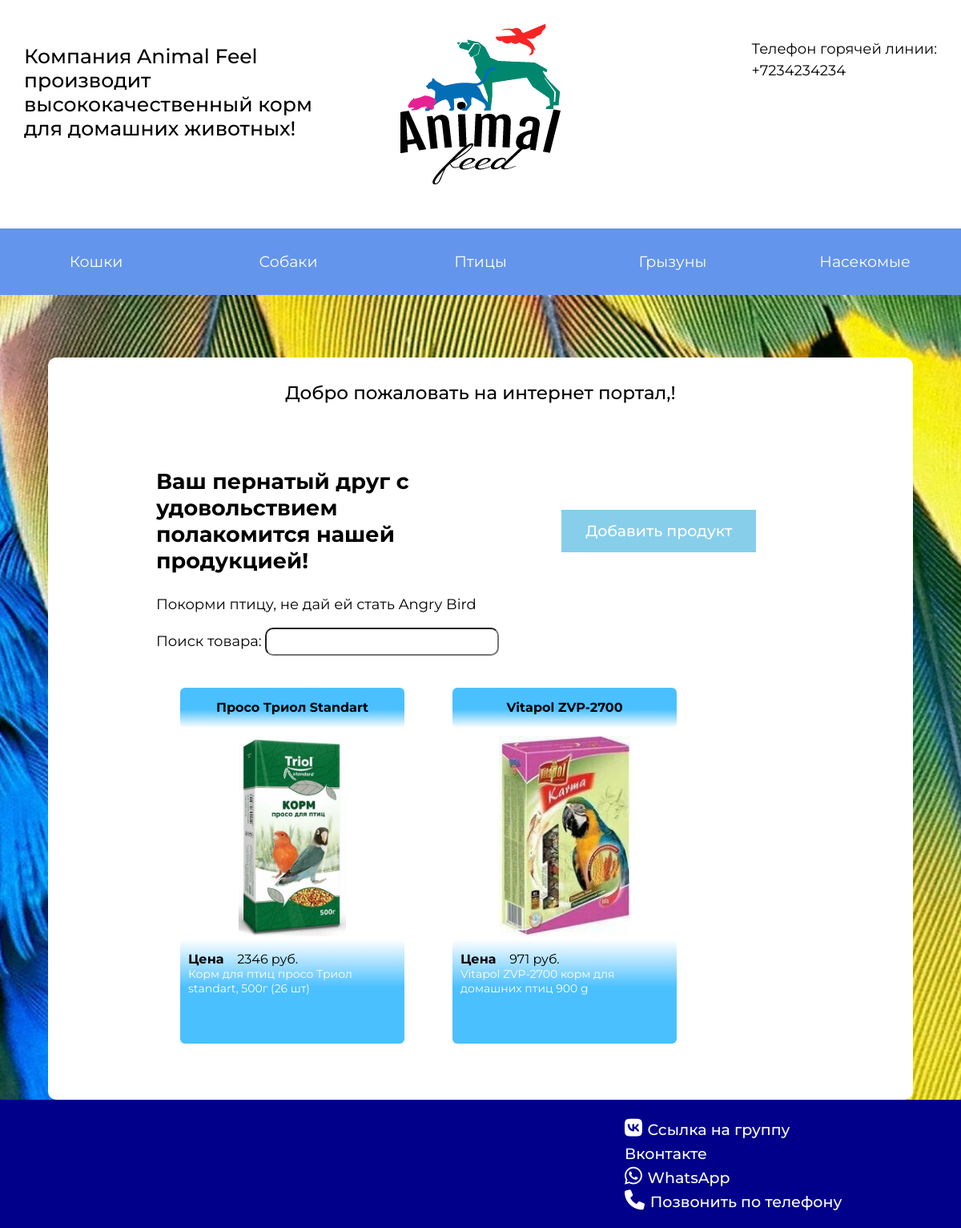
Page /birds.php on the committed database.
### tables this page shows
CREATE TABLE `feeds` (
  `id_product` int(11) NOT NULL,
  `name_product` varchar(100) DEFAULT NULL,
  `discription_product` varchar(1000) DEFAULT NULL,
  `photo_product` varchar(1000) DEFAULT NULL,
  `price_product` varchar(100) DEFAULT NULL,
  `category` varchar(100) DEFAULT NULL
);

### birds.php (the view, shortened to what this page needs)
<!DOCTYPE html>
<html >
<head>
    <link rel="stylesheet" href="css/main.css">
    <link rel="stylesheet" href="css/kek_modal.css">
    <link rel="stylesheet" href="fontawesome-free-6.1.1-web/css/font-awesome.min.css">
    <link rel="stylesheet" type="text/css" href="http://maxcdn.bootstrapcdn.com/font-awesome/4.2.0/css/font-awesome.min.css">
</head>
<body>
    <header>
        <div class="disp">
            <p>Компания Animal Feel производит высококачественный корм для домашних животных! </p>
        </div>
       <div class="logo">
            <img src="img/logo.png" class="logo_img">
       </div>
        <div class="info">
            <div class="info_text">
                <p>Телефон горячей линии: <br>+7234234234</p>
            </div>
        </div>
    </header>
    <section class="body">
        <div class="sitebar">
            <a href="index.php"> <div id="cat_btn" >Кошки</div></a>
            <a href="dogs.php"><div> Собаки</div></a>
            <a href="birds.php"><div>Птицы</div></a>
            <a href="hamsters.php"> <div>Грызуны</div></a>
            <a href="insects.php"><div>Насекомые</div></a>
        </div>
        <div class="produsction">
            <div class="main_box">
                <div class="container_cat" id="container_cat" >
                <center><p class="hello_admin">Добро пожаловать на интернет портал,<?= $_SESSION['admin']['full_name']?>!</p></center>
                    <div class="cat_title">
                        <div class="cat_title-text">
                            <h3>Ваш пернатый друг с удовольствием полакомится нашей продукцией!</h3>
                            <p class="cat_feed">Покорми птицу, не дай ей стать Angry Bird</p>
                        </div>
                        <div class="cat_title-button">
                            <div class="add_product js-open-modal" data-modal="1">
                                Добавить продукт
                            </div>
                        </div>
                    </div>
                    <div class="search">
                        <label for="">Поиск товара: </label><input type="text" class="search" id="search">
                    </div>
                    <div class="product_box">
                        <?php
                            $con=mysqli_connect('localhost', 'root', 'root', 'animalfeed');
                            $query1 = mysqli_query($con, "SELECT * FROM `feeds` WHERE `category` = 'Корм для птиц'");
                            while($row=mysqli_fetch_array($query1)){
                                echo('
                                <div class="product" onClick="OnOff('.$row['id_product'].')">
                                    <div class="title_product">'.$row['name_product'].'</div>
                                    <div class="image"><img src="/'.$row['photo_product'].'" class="image_feed"></div>
                                    <div class="desp_feed">
                                        <span class="price"><b>Цена</b> &nbsp;&nbsp;&nbsp;'.$row['price_product'].' руб.</span><br>'.$row['discription_product'].'
                                    </div>
                                    <form action="vendor/delete.php" method="post" >
                                    <input  class = "name_product input_type" type="text" name="state_category" id="#" value="birds.php" style="display:none;">
                                        <input   type="text"  value = "'.$row['id_product'].'" name="id_delete" style="display:none;">
                                        <button class="delete" id="'.$row['id_product'].'"  type="submit" style="display:none;">Удалить</button>
                                    </form>
                                </div>
                                ');
                            };
                        ?>
                    </div>
                </div>
            </div>
        </div>
    </section>
    <footer>
        <div class="container_footer">
            <div class="contact_info">
            </div>
            <div class="main_footer">
            </div>
            <div class="icons">
                <a href="#"><i class="fa fa-brands fa-vk"></i> <span>Ссылка на группу Вконтакте</span></a><br>
                <a href="https://wa.me/p/2866336350154515/79393066690" target="_blank"><i class="fa fa-brands fa-whatsapp"></i> <span>WhatsApp</span></a><br>
                <a href="tel:+79393066690"><i class="fa fa-solid fa-phone"></i> <span>Позвонить по телефону</span></a><br>
            </div>
        </div>
    </footer>
</body>
</html>

### css/main.css (style rules this page uses)
* { box-sizing: border-box; }
body { margin: 0; padding: 0; font-family: Montserrat; }
header { width: 100%; padding: 30px; display: flex; }
.disp, .logo, .info { flex:1; }
.disp { font-size: 25px; font-weight: 500; }
.logo_img { display: block; margin: 0 auto; }
.info_text { float: right; line-height :1.5; font-size: 18px; }
.sitebar { display: flex; align-items: center; justify-content: center; position: relative; z-index: 1; top: 25px; }
.sitebar > a { flex:1; background-color: cornflowerblue; text-align: center; font-size: 19px; padding: 30px; color: #fff; transition: all 0.3s ease; cursor: pointer; text-decoration: none; }
.body { width: 100%; }
.main_box { width: 90%; margin: 0 auto; background-color: #fff; min-height: 80vh; border-radius: 10px; padding-bottom: 50px; }
.cat_title { padding-top: 30px; display: flex; }
.cat_title-text, .cat_title-button { flex:1; }
.cat_title-button { position: relative; text-align: center; }
.add_product { position: absolute; padding: 15px; width: 60%; top: 35%; left: 25%; background-color: skyblue; color: #fff; font-weight: 500; font-size: 19px; transition: all 0.3s ease; cursor: pointer; }
.cat_title > .cat_title-text>h3 { font-size: 27px; }
.container_cat, .container_main { width: 75%; margin: 0 auto; }
.cat_feed { font-size: 18px; }
.product_box { display: flex; flex-wrap: wrap; }
.title_product { text-align: center; font-size: 16px; font-weight: bold; background: linear-gradient(0deg, rgba(255,255,255,1) 0%, rgba(75,192,255,1) 46%); width: 35vh; height: 50px; padding: 15px 10px 0 10px; border-radius: 6px; }
.image { margin: 0 auto; display: block; text-align: center; padding-top: 10px; }
.image_feed { height: 250px; }
.desp_feed { padding-top: 10px; color: #fff; font-size: 14px; padding: 15px 10px 10px 10px; background: linear-gradient(180deg, rgba(255,255,255,1) 0%, rgba(75,192,255,1) 46%); border-radius: 6px; height: 130px; }
.price { color: #000; font-size: 16px; }
.product { padding: 0; width: 35vh; margin: 20px 30px 20px 30px; cursor: pointer; transition: all 0.3s ease; position: relative; }
.search { width: 60%; height: 35px; border-radius: 10px; font-size: 18px; margin-bottom: 20px; }
.hello_admin { padding: 30px 0 0 0 ; font-size:23px; font-weight: 500; }
footer { width: 100%; background-color: darkblue; color: #fff; font-weight: 500; }
.container_footer { width: 80%; margin: 0 auto; display: flex; }
.contact_info, .main_footer, .icons { flex: 1; padding: 20px; }
.icons > a { color: #fff; font-size: 25px; text-decoration: none; }
.icons > a > span { font-size: 19px; }

### birds.php (style rules this page uses)
.produsction { min-height: 100vh; padding-top: 10vh; background: url(img/back_bird.jpg) no-repeat center top / cover; background-attachment:fixed; }

### rows in the picture
feeds: name_product "Просо Триол Standart", photo_product (picture), price_product "2346", discription_product "Корм для птиц просо Триол standart, 500г (26 шт)"
feeds: name_product "Vitapol ZVP-2700", photo_product (picture), price_product "971", discription_product "Vitapol ZVP-2700 корм для домашних птиц 900 g"
